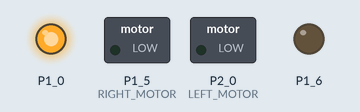
Recording of a sketch running on a simulated TI MSP430 LaunchPad. Parts: switched loads named in the sketch (green lamp = pin HIGH), output pins drawn as LEDs (lit = HIGH).

Above: at 2.1 s.
At 2.7 s:
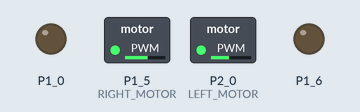
At 17.7 s:
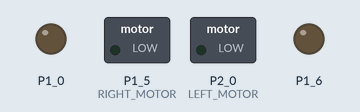
Timing chart, 0 to 19.2 s (numbered marks = the images above):
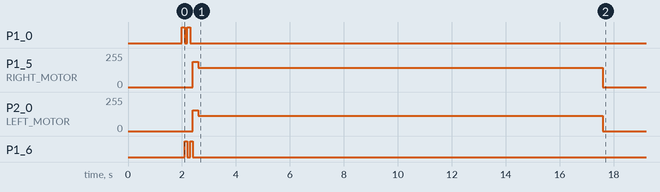

The sketch:

open_loop.ino
```cpp
/*
 * open_loop.ino
 *
 * EE16B Fall 2016
 * John Maidens, Emily Naviasky & Nathaniel Mailoa
 *
 * EE16B Fall 2017
 * Andrew Blatner
 *
 */

#define LEFT_MOTOR                  P2_0
#define RIGHT_MOTOR                 P1_5

#define RUN_TIME                    (15*1000)

unsigned long end_time = 0;

/*---------------------------*/
/*      CODE BLOCK CON1      */
/*---------------------------*/

float theta_left = 0.3359;
float theta_right = 0.2948;
float beta_left = -16.68;
float beta_right = -12.25;
float v_star = 54.8;

// PWM inputs to jolt the car straight
int left_jolt = 155;
int right_jolt = 190;

/*---------------------------*/
/*      CODE BLOCK CON2      */
/*---------------------------*/

float driveStraight_left(float v_star) {
  return (v_star + beta_left)/theta_left;
}

float driveStraight_right(float v_star) {
  return (v_star + beta_right)/theta_right;
}

/*---------------------------*/
/*---------------------------*/
/*---------------------------*/


void setup(void) {
  pinMode(LEFT_MOTOR, OUTPUT);
  pinMode(RIGHT_MOTOR, OUTPUT);
  pinMode(RED_LED, OUTPUT);
  pinMode(GREEN_LED, OUTPUT);

  write_pwm(0, 0); // Turn off motors
  delay(2000); // Wait 2 seconds to put down car
  reset_blinker(); // Blink lights to indicate car is running
  write_pwm(left_jolt, right_jolt); // Jolt motors for 200ms
  delay(200);

  /*---------------------------*/
  /*      CODE BLOCK CON0      */
  /*---------------------------*/

  // Attempt to drive straight using open loop control
  // Compute the PWM input required for each wheel based on v_star
  int left_cur_pwm = driveStraight_left(v_star);
  int right_cur_pwm = driveStraight_right(v_star);
  write_pwm(left_cur_pwm, right_cur_pwm);

  /*---------------------------*/
  /*---------------------------*/
  /*---------------------------*/

  end_time = millis() + RUN_TIME;
}

void loop(void) {
  if (end_time <= millis()) {
    write_pwm(0, 0);
  }
}

/*---------------------------*/
/*     Helper functions      */
/*---------------------------*/

void write_pwm(int pwm_left, int pwm_right) {
  analogWrite(LEFT_MOTOR, (int) min(max(0, pwm_left), 255));
  analogWrite(RIGHT_MOTOR, (int) min(max(0, pwm_right), 255));
}

void reset_blinker(void) {
  digitalWrite(RED_LED, HIGH);
  delay(100);
  digitalWrite(RED_LED, LOW);
  digitalWrite(GREEN_LED, HIGH);
  delay(100);
  digitalWrite(RED_LED, HIGH);
  digitalWrite(GREEN_LED, LOW);
  delay(100);
  digitalWrite(RED_LED, LOW);
  digitalWrite(GREEN_LED, HIGH);
  delay(100);
  digitalWrite(GREEN_LED, LOW);
}
```

Measured:
- by itself, P1_5 (RIGHT_MOTOR): 190/255 → 144/255 at 2.6 s, → 0/255 15.0 s later
- by itself, P2_0 (LEFT_MOTOR): 155/255 → 113/255 at 2.6 s, → 0/255 15.0 s later
